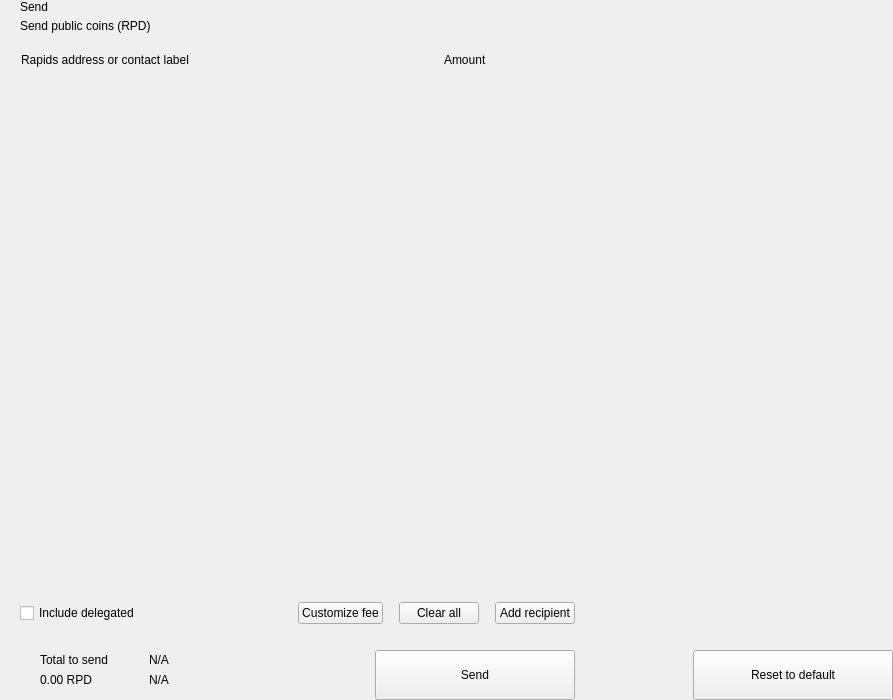
<?xml version="1.0" encoding="UTF-8"?>
<ui version="4.0">
 <class>send</class>
 <widget class="QWidget" name="send">
  <property name="geometry">
   <rect>
    <x>0</x>
    <y>0</y>
    <width>893</width>
    <height>700</height>
   </rect>
  </property>
  <property name="windowTitle">
   <string>Form</string>
  </property>
  <layout class="QHBoxLayout" name="horizontalLayout_2" stretch="2,1">
   <property name="spacing">
    <number>0</number>
   </property>
   <property name="leftMargin">
    <number>0</number>
   </property>
   <property name="topMargin">
    <number>0</number>
   </property>
   <property name="rightMargin">
    <number>0</number>
   </property>
   <property name="bottomMargin">
    <number>0</number>
   </property>
   <item>
    <widget class="QWidget" name="left" native="true">
     <layout class="QVBoxLayout" name="verticalLayout_3">
      <property name="spacing">
       <number>0</number>
      </property>
      <property name="leftMargin">
       <number>0</number>
      </property>
      <property name="topMargin">
       <number>0</number>
      </property>
      <property name="rightMargin">
       <number>0</number>
      </property>
      <property name="bottomMargin">
       <number>0</number>
      </property>
      <item>
       <layout class="QVBoxLayout" name="verticalLayout_22" stretch="0,0,0,1,0,0,0,0">
        <property name="spacing">
         <number>0</number>
        </property>
        <item>
         <layout class="QHBoxLayout" name="horizontalLayout_3">
          <property name="spacing">
           <number>0</number>
          </property>
          <property name="leftMargin">
           <number>20</number>
          </property>
          <property name="rightMargin">
           <number>20</number>
          </property>
          <item>
           <layout class="QVBoxLayout" name="verticalLayout">
            <property name="spacing">
             <number>5</number>
            </property>
            <item>
             <widget class="QLabel" name="labelTitle">
              <property name="text">
               <string>Send</string>
              </property>
              <property name="alignment">
               <set>Qt::AlignLeading|Qt::AlignLeft|Qt::AlignVCenter</set>
              </property>
             </widget>
            </item>
            <item>
             <widget class="QLabel" name="labelSubtitle1">
              <property name="text">
               <string>Send public coins (RPD)</string>
              </property>
             </widget>
            </item>
           </layout>
          </item>
          <item>
           <spacer name="horizontalSpacer">
            <property name="orientation">
             <enum>Qt::Horizontal</enum>
            </property>
            <property name="sizeHint" stdset="0">
             <size>
              <width>40</width>
              <height>20</height>
             </size>
            </property>
           </spacer>
          </item>
         </layout>
        </item>
        <item>
         <spacer name="verticalSpacer_2">
          <property name="orientation">
           <enum>Qt::Vertical</enum>
          </property>
          <property name="sizeType">
           <enum>QSizePolicy::Fixed</enum>
          </property>
          <property name="sizeHint" stdset="0">
           <size>
            <width>20</width>
            <height>20</height>
           </size>
          </property>
         </spacer>
        </item>
        <item>
         <layout class="QHBoxLayout" name="horizontalLayout" stretch="6,0,2">
          <property name="spacing">
           <number>0</number>
          </property>
          <property name="leftMargin">
           <number>10</number>
          </property>
          <property name="topMargin">
           <number>0</number>
          </property>
          <property name="rightMargin">
           <number>20</number>
          </property>
          <property name="bottomMargin">
           <number>0</number>
          </property>
          <item>
           <widget class="QLabel" name="labelSubtitleAddress">
            <property name="styleSheet">
             <string notr="true">margin-left:8px;</string>
            </property>
            <property name="text">
             <string>Rapids address or contact label</string>
            </property>
           </widget>
          </item>
          <item>
           <spacer name="horizontalSpacer_3">
            <property name="orientation">
             <enum>Qt::Horizontal</enum>
            </property>
            <property name="sizeType">
             <enum>QSizePolicy::Fixed</enum>
            </property>
            <property name="sizeHint" stdset="0">
             <size>
              <width>40</width>
              <height>1</height>
             </size>
            </property>
           </spacer>
          </item>
          <item>
           <widget class="QLabel" name="labelSubtitleAmount">
            <property name="text">
             <string>Amount</string>
            </property>
           </widget>
          </item>
         </layout>
        </item>
        <item>
         <widget class="QScrollArea" name="scrollArea">
          <property name="minimumSize">
           <size>
            <width>0</width>
            <height>350</height>
           </size>
          </property>
          <property name="styleSheet">
           <string notr="true">#scrollArea {
            background:transparent;
            margin-top:10px;
}</string>
          </property>
          <property name="horizontalScrollBarPolicy">
           <enum>Qt::ScrollBarAlwaysOff</enum>
          </property>
          <property name="sizeAdjustPolicy">
           <enum>QAbstractScrollArea::AdjustIgnored</enum>
          </property>
          <property name="widgetResizable">
           <bool>true</bool>
          </property>
          <property name="alignment">
           <set>Qt::AlignLeading|Qt::AlignLeft|Qt::AlignTop</set>
          </property>
          <widget class="QWidget" name="scrollAreaWidgetContents">
           <property name="geometry">
            <rect>
             <x>0</x>
             <y>0</y>
             <width>591</width>
             <height>16</height>
            </rect>
           </property>
           <property name="sizePolicy">
            <sizepolicy hsizetype="Preferred" vsizetype="Maximum">
             <horstretch>0</horstretch>
             <verstretch>0</verstretch>
            </sizepolicy>
           </property>
           <property name="autoFillBackground">
            <bool>false</bool>
           </property>
           <property name="styleSheet">
            <string notr="true">#scrollAreaWidgetContents {
             background:transparent;
             }</string>
           </property>
           <layout class="QVBoxLayout" name="verticalLayout_7">
            <property name="spacing">
             <number>0</number>
            </property>
            <property name="sizeConstraint">
             <enum>QLayout::SetDefaultConstraint</enum>
            </property>
            <property name="leftMargin">
             <number>0</number>
            </property>
            <property name="topMargin">
             <number>0</number>
            </property>
            <property name="rightMargin">
             <number>0</number>
            </property>
            <property name="bottomMargin">
             <number>0</number>
            </property>
           </layout>
          </widget>
         </widget>
        </item>
        <item>
         <spacer name="verticalSpacer_4">
          <property name="orientation">
           <enum>Qt::Vertical</enum>
          </property>
          <property name="sizeType">
           <enum>QSizePolicy::Fixed</enum>
          </property>
          <property name="sizeHint" stdset="0">
           <size>
            <width>20</width>
            <height>20</height>
           </size>
          </property>
         </spacer>
        </item>
        <item>
         <layout class="QHBoxLayout" name="horizontalLayout_20">
          <property name="spacing">
           <number>6</number>
          </property>
          <property name="leftMargin">
           <number>20</number>
          </property>
          <property name="rightMargin">
           <number>20</number>
          </property>
          <item>
           <widget class="QCheckBox" name="checkBoxDelegations">
            <property name="layoutDirection">
             <enum>Qt::LeftToRight</enum>
            </property>
            <property name="text">
             <string>Include delegated</string>
            </property>
           </widget>
          </item>
          <item>
           <spacer name="horizontalSpacer_4">
            <property name="orientation">
             <enum>Qt::Horizontal</enum>
            </property>
            <property name="sizeHint" stdset="0">
             <size>
              <width>10</width>
              <height>20</height>
             </size>
            </property>
           </spacer>
          </item>
          <item>
           <widget class="QPushButton" name="pushButtonFee">
            <property name="focusPolicy">
             <enum>Qt::NoFocus</enum>
            </property>
            <property name="text">
             <string>Customize fee</string>
            </property>
           </widget>
          </item>
          <item>
           <spacer name="horizontalSpacer_11">
            <property name="orientation">
             <enum>Qt::Horizontal</enum>
            </property>
            <property name="sizeType">
             <enum>QSizePolicy::Minimum</enum>
            </property>
            <property name="sizeHint" stdset="0">
             <size>
              <width>10</width>
              <height>20</height>
             </size>
            </property>
           </spacer>
          </item>
          <item>
           <widget class="QPushButton" name="pushButtonClear">
            <property name="focusPolicy">
             <enum>Qt::NoFocus</enum>
            </property>
            <property name="layoutDirection">
             <enum>Qt::RightToLeft</enum>
            </property>
            <property name="text">
             <string>Clear all</string>
            </property>
           </widget>
          </item>
          <item>
           <spacer name="horizontalSpacer_6">
            <property name="orientation">
             <enum>Qt::Horizontal</enum>
            </property>
            <property name="sizeType">
             <enum>QSizePolicy::Fixed</enum>
            </property>
            <property name="sizeHint" stdset="0">
             <size>
              <width>10</width>
              <height>20</height>
             </size>
            </property>
           </spacer>
          </item>
          <item>
           <widget class="QPushButton" name="pushButtonAddRecipient">
            <property name="focusPolicy">
             <enum>Qt::NoFocus</enum>
            </property>
            <property name="text">
             <string>Add recipient</string>
            </property>
           </widget>
          </item>
         </layout>
        </item>
        <item>
         <spacer name="verticalSpacer">
          <property name="orientation">
           <enum>Qt::Vertical</enum>
          </property>
          <property name="sizeType">
           <enum>QSizePolicy::Fixed</enum>
          </property>
          <property name="sizeHint" stdset="0">
           <size>
            <width>20</width>
            <height>16</height>
           </size>
          </property>
         </spacer>
        </item>
        <item>
         <layout class="QHBoxLayout" name="horizontalLayout_7">
          <property name="rightMargin">
           <number>20</number>
          </property>
          <item>
           <layout class="QHBoxLayout" name="horizontalLayout_10">
            <property name="spacing">
             <number>0</number>
            </property>
            <property name="leftMargin">
             <number>8</number>
            </property>
            <item>
             <widget class="QStackedWidget" name="stackedWidget">
              <property name="minimumSize">
               <size>
                <width>0</width>
                <height>60</height>
               </size>
              </property>
              <property name="maximumSize">
               <size>
                <width>16777215</width>
                <height>60</height>
               </size>
              </property>
              <widget class="QWidget" name="page1">
               <layout class="QVBoxLayout" name="verticalLayout_71" stretch="0">
                <property name="spacing">
                 <number>6</number>
                </property>
                <property name="leftMargin">
                 <number>12</number>
                </property>
                <property name="topMargin">
                 <number>0</number>
                </property>
                <property name="rightMargin">
                 <number>0</number>
                </property>
                <property name="bottomMargin">
                 <number>0</number>
                </property>
                <item>
                 <widget class="QWidget" name="coinWidget" native="true">
                  <property name="minimumSize">
                   <size>
                    <width>0</width>
                    <height>60</height>
                   </size>
                  </property>
                  <property name="maximumSize">
                   <size>
                    <width>16777215</width>
                    <height>60</height>
                   </size>
                  </property>
                  <layout class="QHBoxLayout" name="horizontalLayout_9">
                   <property name="spacing">
                    <number>0</number>
                   </property>
                   <property name="leftMargin">
                    <number>20</number>
                   </property>
                   <property name="topMargin">
                    <number>10</number>
                   </property>
                   <property name="rightMargin">
                    <number>20</number>
                   </property>
                   <property name="bottomMargin">
                    <number>10</number>
                   </property>
                   <item>
                    <layout class="QVBoxLayout" name="verticalSend">
                     <property name="spacing">
                      <number>0</number>
                     </property>
                     <item>
                      <widget class="QLabel" name="labelTitleTotalSend">
                       <property name="text">
                        <string>Total to send</string>
                       </property>
                      </widget>
                     </item>
                     <item>
                      <widget class="QLabel" name="labelAmountSend">
                       <property name="text">
                        <string notr="true">0.00 RPD</string>
                       </property>
                      </widget>
                     </item>
                    </layout>
                   </item>
                   <item>
                    <spacer name="horizontalSpacer_9">
                     <property name="orientation">
                      <enum>Qt::Horizontal</enum>
                     </property>
                     <property name="sizeType">
                      <enum>QSizePolicy::Fixed</enum>
                     </property>
                     <property name="sizeHint" stdset="0">
                      <size>
                       <width>20</width>
                       <height>20</height>
                      </size>
                     </property>
                    </spacer>
                   </item>
                   <item>
                    <widget class="QLabel" name="labelLine">
                     <property name="minimumSize">
                      <size>
                       <width>1</width>
                       <height>0</height>
                      </size>
                     </property>
                     <property name="maximumSize">
                      <size>
                       <width>1</width>
                       <height>16777215</height>
                      </size>
                     </property>
                     <property name="text">
                      <string/>
                     </property>
                    </widget>
                   </item>
                   <item>
                    <spacer name="horizontalSpacer_10">
                     <property name="orientation">
                      <enum>Qt::Horizontal</enum>
                     </property>
                     <property name="sizeType">
                      <enum>QSizePolicy::Fixed</enum>
                     </property>
                     <property name="sizeHint" stdset="0">
                      <size>
                       <width>20</width>
                       <height>20</height>
                      </size>
                     </property>
                    </spacer>
                   </item>
                   <item>
                    <layout class="QVBoxLayout" name="verticalRemaining">
                     <property name="spacing">
                      <number>0</number>
                     </property>
                     <item>
                      <widget class="QLabel" name="labelTitleTotalRemaining">
                       <property name="text">
                        <string notr="true">N/A</string>
                       </property>
                      </widget>
                     </item>
                     <item>
                      <widget class="QLabel" name="labelAmountRemaining">
                       <property name="text">
                        <string notr="true">N/A</string>
                       </property>
                      </widget>
                     </item>
                    </layout>
                   </item>
                  </layout>
                 </widget>
                </item>
               </layout>
              </widget>
              <widget class="QWidget" name="page_2"/>
             </widget>
            </item>
           </layout>
          </item>
          <item>
           <spacer name="horizontalSpacer_5">
            <property name="orientation">
             <enum>Qt::Horizontal</enum>
            </property>
            <property name="sizeType">
             <enum>QSizePolicy::Expanding</enum>
            </property>
            <property name="sizeHint" stdset="0">
             <size>
              <width>40</width>
              <height>20</height>
             </size>
            </property>
           </spacer>
          </item>
          <item alignment="Qt::AlignBottom">
           <widget class="QPushButton" name="pushButtonSave">
            <property name="minimumSize">
             <size>
              <width>200</width>
              <height>50</height>
             </size>
            </property>
            <property name="maximumSize">
             <size>
              <width>200</width>
              <height>50</height>
             </size>
            </property>
            <property name="focusPolicy">
             <enum>Qt::NoFocus</enum>
            </property>
            <property name="text">
             <string>Send</string>
            </property>
           </widget>
          </item>
         </layout>
        </item>
       </layout>
      </item>
     </layout>
    </widget>
   </item>
   <item>
    <widget class="QWidget" name="right" native="true">
     <layout class="QVBoxLayout" name="verticalLayout_5">
      <property name="leftMargin">
       <number>0</number>
      </property>
      <property name="topMargin">
       <number>0</number>
      </property>
      <property name="rightMargin">
       <number>0</number>
      </property>
      <property name="bottomMargin">
       <number>0</number>
      </property>
      <item>
       <layout class="QVBoxLayout" name="verticalLayout_4">
        <property name="spacing">
         <number>6</number>
        </property>
        <item>
         <widget class="OptionButton" name="btnCoinControl" native="true">
          <property name="minimumSize">
           <size>
            <width>0</width>
            <height>50</height>
           </size>
          </property>
         </widget>
        </item>
        <item>
         <widget class="OptionButton" name="btnChangeAddress" native="true">
          <property name="minimumSize">
           <size>
            <width>0</width>
            <height>50</height>
           </size>
          </property>
         </widget>
        </item>
        <item>
         <widget class="OptionButton" name="btnUri" native="true">
          <property name="minimumSize">
           <size>
            <width>0</width>
            <height>50</height>
           </size>
          </property>
         </widget>
        </item>
        <item>
         <spacer name="verticalSpacer_5">
          <property name="orientation">
           <enum>Qt::Vertical</enum>
          </property>
          <property name="sizeHint" stdset="0">
           <size>
            <width>20</width>
            <height>40</height>
           </size>
          </property>
         </spacer>
        </item>
        <item>
         <layout class="QHBoxLayout" name="horizontalLayout_8">
          <item>
           <spacer name="horizontalSpacer_7">
            <property name="orientation">
             <enum>Qt::Horizontal</enum>
            </property>
            <property name="sizeHint" stdset="0">
             <size>
              <width>40</width>
              <height>20</height>
             </size>
            </property>
           </spacer>
          </item>
          <item>
           <widget class="QPushButton" name="pushButtonReset">
            <property name="minimumSize">
             <size>
              <width>200</width>
              <height>50</height>
             </size>
            </property>
            <property name="maximumSize">
             <size>
              <width>200</width>
              <height>50</height>
             </size>
            </property>
            <property name="focusPolicy">
             <enum>Qt::NoFocus</enum>
            </property>
            <property name="text">
             <string>Reset to default</string>
            </property>
           </widget>
          </item>
         </layout>
        </item>
       </layout>
      </item>
     </layout>
    </widget>
   </item>
  </layout>
 </widget>
 <customwidgets>
  <customwidget>
   <class>OptionButton</class>
   <extends>QWidget</extends>
   <header>qt/rapids/optionbutton.h</header>
   <container>1</container>
  </customwidget>
 </customwidgets>
 <resources/>
 <connections/>
</ui>
